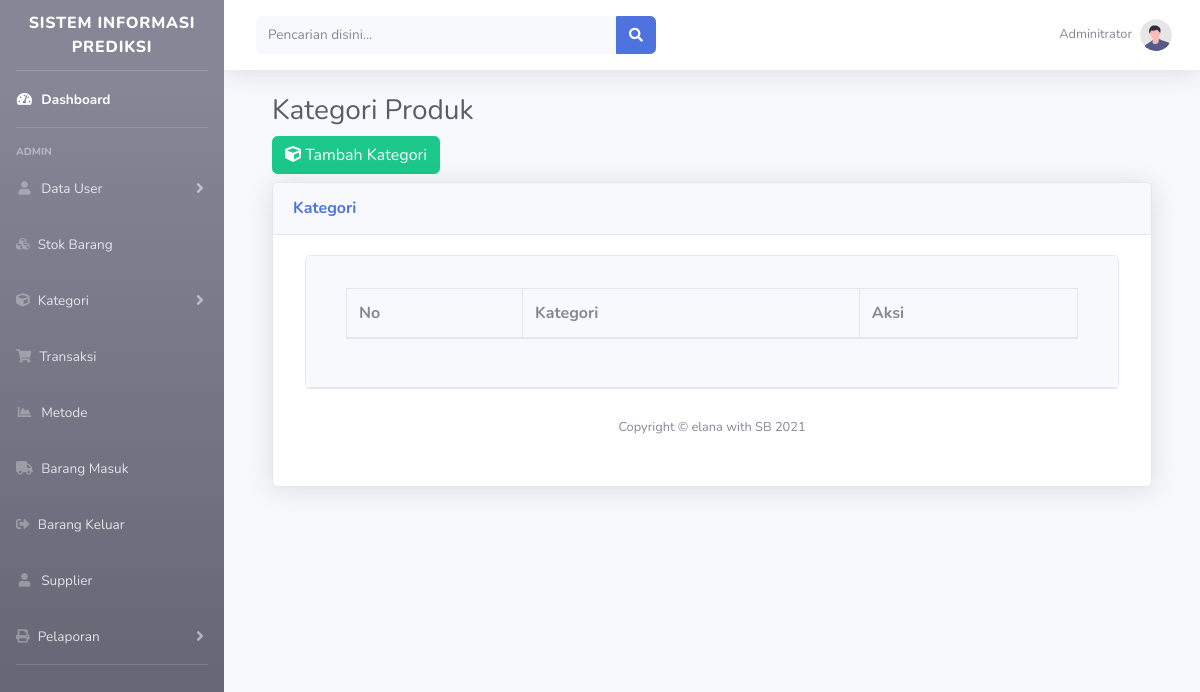
Before: /index.php?halaman=kategori (signed in) with the older database file.
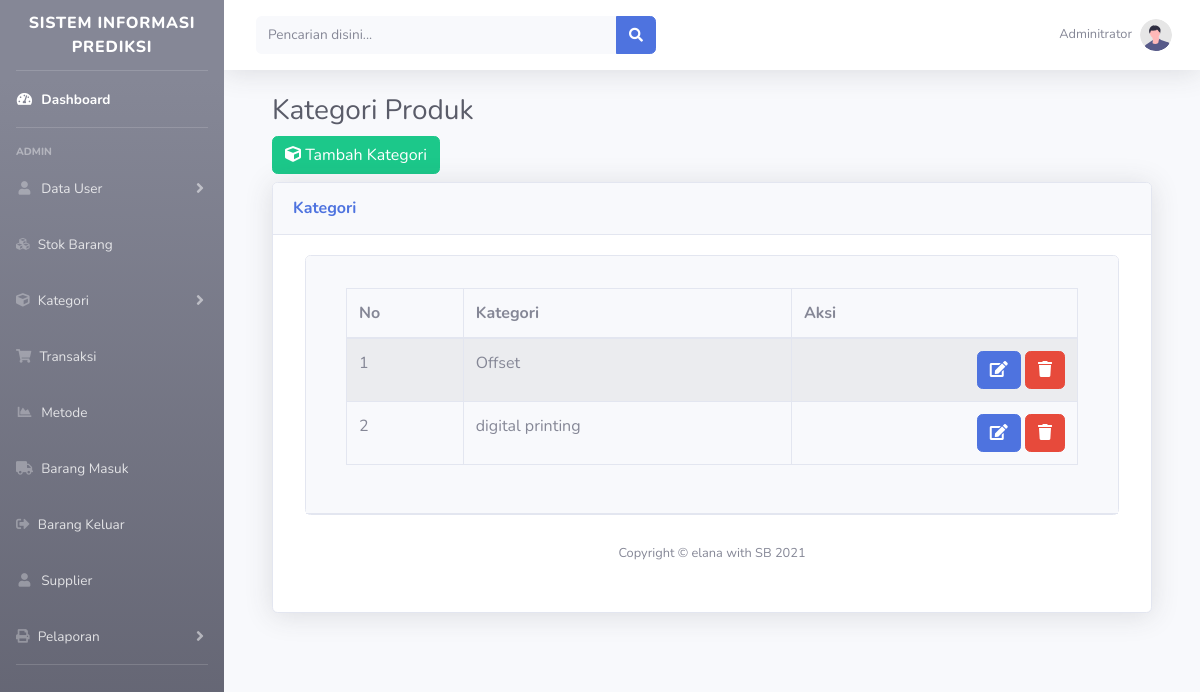
After: the same page with the newer database file.
### tables this page shows
CREATE TABLE `kategori` (
  `id` int(5) NOT NULL,
  `nama_kategori` varchar(100) DEFAULT NULL
);

### page/kategori/index_kategori.php (the view, shortened to what this page needs)
<div class="container-fluid">
    <h1 class="h3 mb-2 text-gray-800"> Kategori Produk</h1>
    <div class="box-header">
        <h3 class="box-title"><span class="pull-right"><a href="?halaman=kategori&aksi=tambah" class="btn btn-success"><i class="fa fa-cube"></i> Tambah Kategori</a></span></h3>
        <div class="card shadow mb-4">
            <div class="card-header py-3">
                <h6 class="m-0 font-weight-bold text-primary">Kategori</h6>
            </div>
            <div class="card-body">
                <div class="col-lg-12">
                    <div class="box box-primary">
                        <div class="row">
                            <div class="col-12">
                                <div class="card">
                                    <div class="card-header">
                                        <div class="card-body">
                                            <div class="table-responsive">
                                                <table id="example1" class="table table-bordered table-striped">
                                                    <thead>
                                                        <tr>
                                                            <th>No</th>
                                                            <th>Kategori</th>
                                                            <th>Aksi</th>
                                                        </tr>
                                                    </thead>
                                                    <tbody>
                                                        <?php $query = mysqli_query($conn, "SELECT * from kategori order by id desc");
                                                        $no = 1; ?>
                                                        <?php
                                                        foreach ($query as $row) :
                                                        ?>
                                                            <tr>
                                                                <td><?php echo $no++; ?></td>
                                                                <td><?php echo $row['nama_kategori']; ?></td>
                                                                <td>
                                                                    <span class="float-right">
                                                                        <a href="?halaman=kategori&aksi=edit&id=<?= $row['id'] ?>" class="btn btn-primary"><i class="fa fa-edit"></i></a>
                                                                        <a href="?halaman=kategori&aksi=delete&id=<?= $row['id'] ?>" class="btn btn-danger" onclick="return confirm('Apakah data akan dihapus?')"><i class="fa fa-trash"></i></a>
                                                                    </span>
                                                                </td>
                                                            </tr>
                                                        <?php endforeach ?>
                                                    </tbody>
                                                </table>
                                            </div>
                                        </div>
                                    </div>
                                </div>
                            </div>
                        </div>

Changed rows visible on the page:
added kategori: nama_kategori "Offset"
added kategori: nama_kategori "digital printing"
